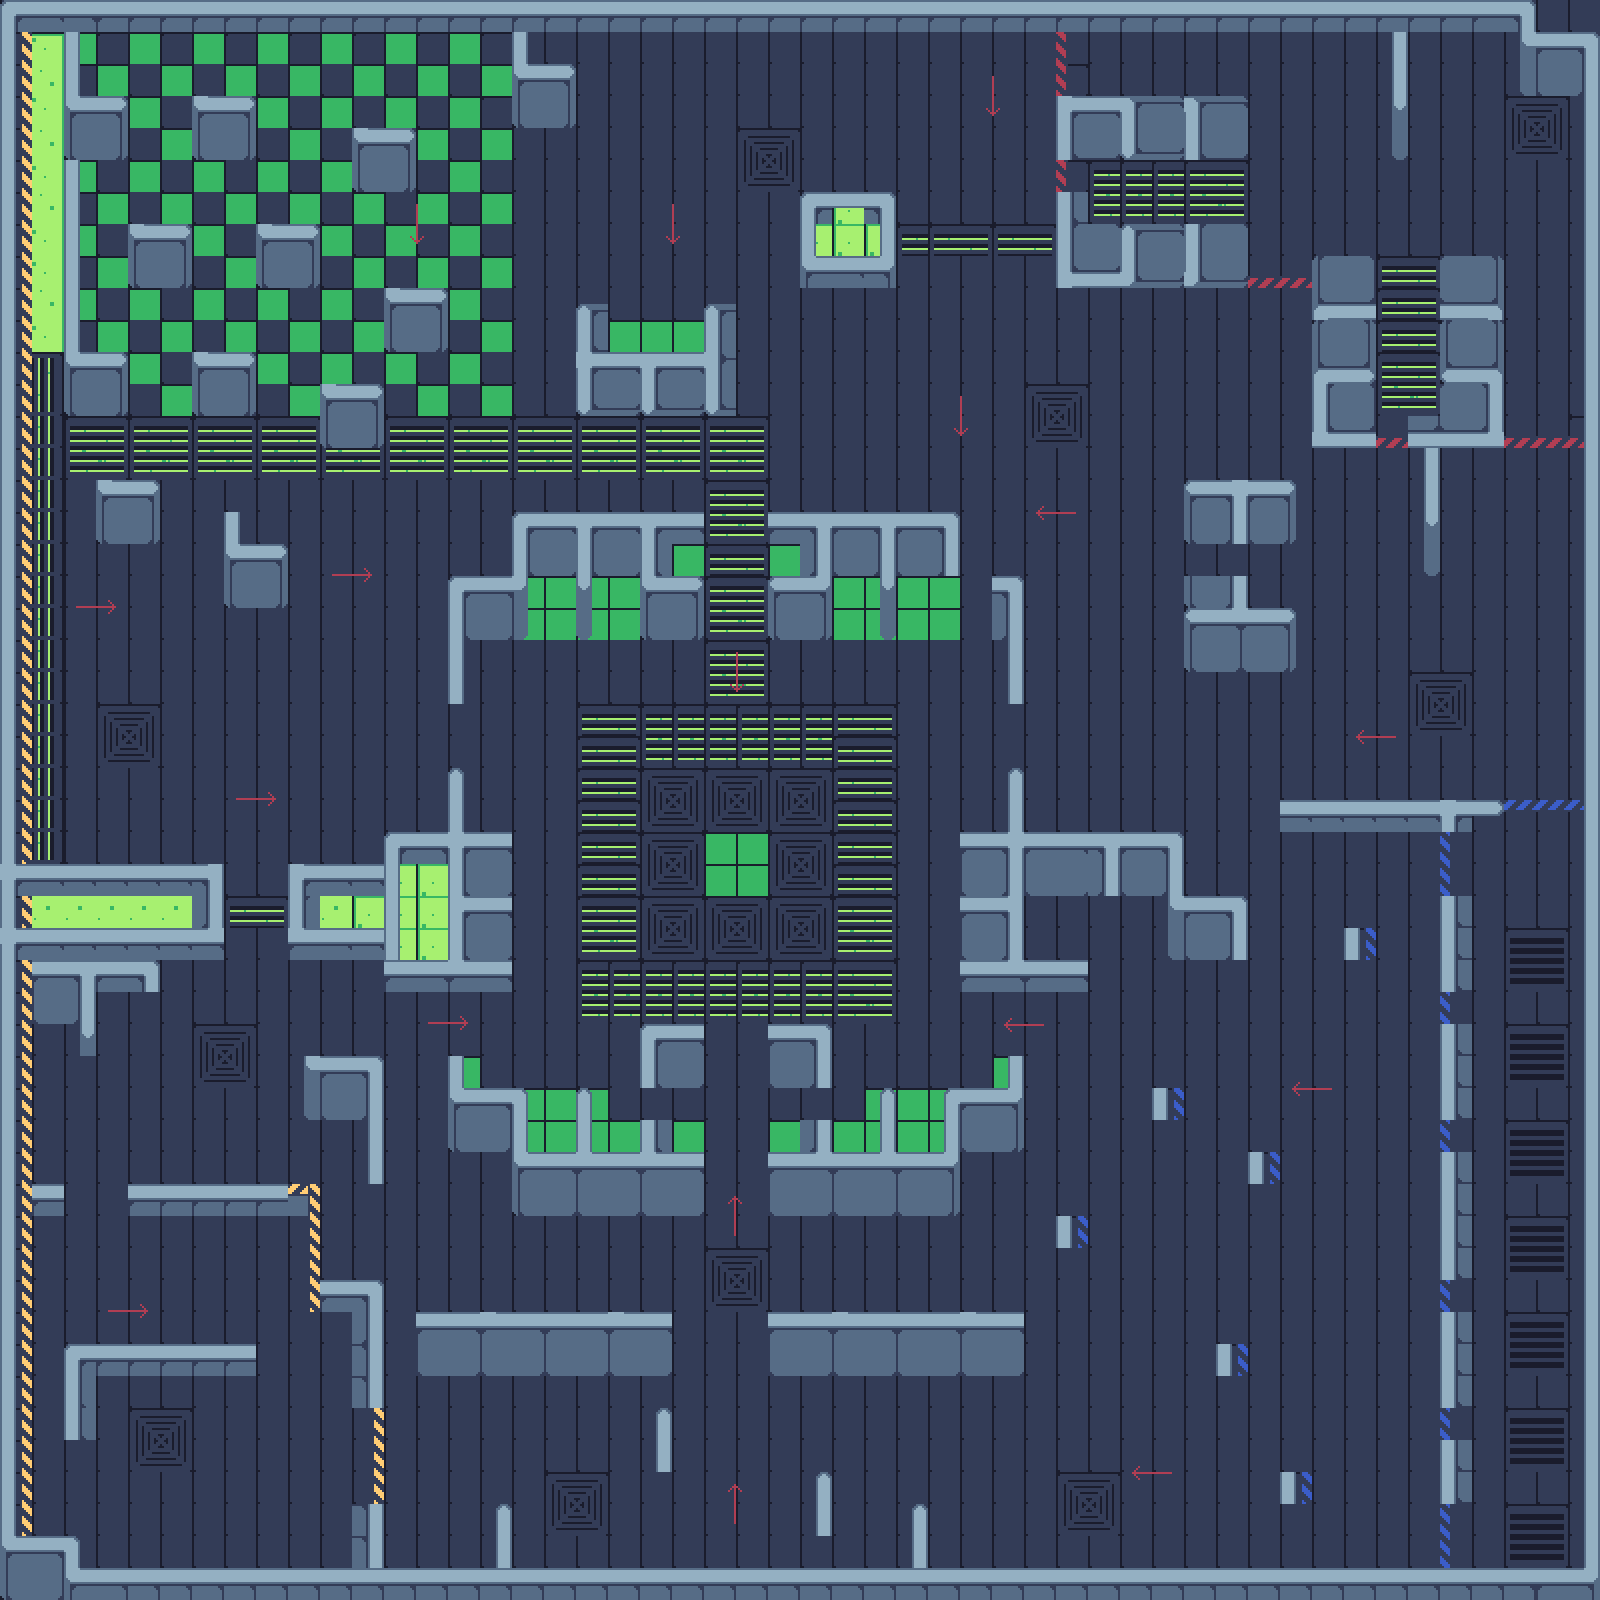

A level layout from a 2D game, rendered from its tile map. Below: a short description, then the map file with tile-grid data replaced by summaries:
An orthogonal 50x50 tile map with 32x32 px tiles, 4 tile layers (Слой тайлов 3, Слой тайлов 2, Слой тайлов 1, Слой тайлов 4) and 129 objects.

<map version="1.8" tiledversion="1.8.1" orientation="orthogonal" renderorder="right-down" width="50" height="50" tilewidth="32" tileheight="32" infinite="0" nextlayerid="6" nextobjectid="139">
 <tileset firstgid="1" source="tech.tsx" />
 <layer id="4" name="Слой тайлов 3" width="50" height="50">
  <data>[2500 cells, 124 non-empty, 8 distinct tile ids]</data>
 </layer>
 <layer id="3" name="Слой тайлов 2" width="50" height="50">
  <data>[2500 cells, 2500 non-empty, 26 distinct tile ids]</data>
 </layer>
 <layer id="1" name="Слой тайлов 1" width="50" height="50">
  <data>[2500 cells, 2394 non-empty, 441 distinct tile ids]</data>
 </layer>
 <layer id="5" name="Слой тайлов 4" width="50" height="50">
  <data>[2500 cells, 73 non-empty, 5 distinct tile ids]</data>
 </layer>
 <objectgroup id="2" name="Objects">
  <object id="5" x="1.33333" y="-1.33333" width="16" height="866.667" />
  <object id="6" x="-2.66667" y="864" width="20" height="733.333" />
  <object id="7" x="-0.5" y="864.5" width="224" height="94.5" />
  <object id="8" x="32.5" y="961.5" width="61.5" height="61" />
  <object id="9" x="94" y="963" width="64.5" height="28.5" />
  <object id="10" x="80" y="1009.5" width="16" height="45" />
  <object id="14" x="285.5" y="1184" width="21.5" height="30" />
  <object id="15" x="66" y="1346.5" width="190" height="28" />
  <object id="16" x="66" y="1344.5" width="29.5" height="94" />
  <object id="17" x="-0.5" y="1537.5" width="77.5" height="62.5" />
  <object id="18" x="66" y="1567.5" width="459.5" height="31.5" />
  <object id="19" x="352.5" y="1505.5" width="29" height="64" />
  <object id="20" x="352" y="1282" width="31" height="125" />
  <object id="22" x="320.5" y="1281" width="56.5" height="30" />
  <object id="23" x="304.5" y="1056" width="78" height="63" />
  <object id="24" x="369.5" y="1115" width="14" height="68" />
  <object id="25" x="501.5" y="1569" width="373" height="30.5" />
  <object id="26" x="868" y="1569" width="382.5" height="30.5" />
  <object id="27" x="1243.5" y="1568" width="356" height="31.5" />
  <object id="28" x="913.25" y="1508.75" width="12.75" height="60.75" />
  <object id="29" x="915.5" y="1504" width="8.75" height="5.25" />
  <object id="30" x="816" y="1476" width="15.625" height="59.5" />
  <object id="31" x="819.625" y="1472.38" width="8.25" height="4" />
  <object id="32" x="656.182" y="1412" width="15.6364" height="59.8182" />
  <object id="33" x="660.182" y="1408.09" width="7.45455" height="5.27273" />
  <object id="34" x="495.75" y="1508.13" width="16.5" height="61" />
  <object id="35" x="500.125" y="1504.13" width="8" height="4.625" />
  <object id="36" x="416.5" y="1313" width="256" height="63.5" />
  <object id="37" x="768" y="1312" width="255" height="67" />
  <object id="38" x="1584.67" y="983.333" width="14" height="586" />
  <object id="39" x="1585" y="675.5" width="13.5" height="308" />
  <object id="40" x="1585.5" y="340" width="13" height="342" />
  <object id="41" x="1585" y="32" width="14" height="311" />
  <object id="42" x="1520.5" y="1" width="80.5" height="94.5" />
  <object id="43" x="1439.5" y="1441" width="33.5" height="62.5" />
  <object id="44" x="1441" y="1312" width="30" height="94" />
  <object id="45" x="1440.5" y="1152" width="33" height="126.5" />
  <object id="46" x="1441" y="1024.5" width="30.5" height="94.5" />
  <object id="47" x="1441.5" y="896.5" width="31" height="95" />
  <object id="48" x="1279.5" y="800.5" width="194" height="30.5" />
  <object id="49" x="1472.88" y="800.375" width="26.125" height="15" />
  <object id="50" x="1497" y="802.875" width="6.875" height="9.875" />
  <object id="51" x="288.5" y="864.5" width="224.5" height="95" />
  <object id="52" x="384.5" y="948.5" width="128.5" height="43.5" />
  <object id="53" x="385.5" y="832.5" width="125.5" height="46" />
  <object id="54" x="447.75" y="772.75" width="15.5" height="68.5" />
  <object id="55" x="451.5" y="769" width="9" height="5.75" />
  <object id="56" x="277.333" y="-2.66667" width="1249.33" height="33.3333" />
  <object id="57" x="1.5" y="-2.5" width="277.5" height="32" />
  <object id="58" x="240.5" y="1" width="55.5" height="24" />
  <object id="59" x="236" y="-3" width="74" height="32" />
  <object id="60" x="642.667" y="1024.67" width="61.3333" height="63.6667" />
  <object id="61" x="768.5" y="1025" width="62" height="61.5" />
  <object id="62" x="448" y="1057" width="13.5" height="93.5" />
  <object id="63" x="448" y="1088" width="77.5" height="62.5" />
  <object id="64" x="512" y="1150" width="192" height="67.5" />
  <object id="65" x="577" y="1092.5" width="12.5" height="59" />
  <object id="66" x="580.25" y="1088.63" width="8.125" height="5" />
  <object id="67" x="640" y="1120" width="32.6667" height="32.6667" />
  <object id="68" x="800" y="1120" width="31.6667" height="43.3333" />
  <object id="69" x="768.5" y="1152" width="192" height="64" />
  <object id="70" x="880" y="1092.25" width="15" height="63" />
  <object id="71" x="884" y="1088.63" width="7.625" height="4.125" />
  <object id="72" x="945.5" y="1092.75" width="78" height="59" />
  <object id="73" x="947.25" y="1088" width="75.75" height="5.5" />
  <object id="74" x="1007.45" y="1056.18" width="15.8182" height="33.4545" />
  <object id="75" x="126" y="1184" width="190" height="29" />
  <object id="76" x="31" y="1184" width="32" height="31" />
  <object id="77" x="449.667" y="578.333" width="12" height="125.333" />
  <object id="78" x="450.333" y="577.667" width="76.6667" height="62" />
  <object id="79" x="513.667" y="514.333" width="12" height="67" />
  <object id="81" x="577.667" y="513" width="13" height="121.667" />
  <object id="82" x="581.333" y="633.333" width="6.33333" height="6.33333" />
  <object id="83" x="516.333" y="512.333" width="156" height="64" />
  <object id="84" x="662" y="512.667" width="42" height="32.3333" />
  <object id="85" x="641" y="575.667" width="63.3333" height="65" />
  <object id="86" x="769.667" y="577.333" width="60.6667" height="60.6667" />
  <object id="87" x="768" y="512" width="190.333" height="32.6667" />
  <object id="88" x="802.333" y="538.333" width="156" height="37.3333" />
  <object id="89" x="881.333" y="563.667" width="13" height="71" />
  <object id="90" x="883.333" y="634" width="9.33333" height="5.66667" />
  <object id="91" x="992" y="576.667" width="30" height="62.3333" />
  <object id="92" x="1008.67" y="632.667" width="15" height="71.3333" />
  <object id="93" x="960" y="959" width="128" height="31.5" />
  <object id="94" x="961" y="832.5" width="60" height="128" />
  <object id="95" x="1008.5" y="772.5" width="14.5" height="62" />
  <object id="96" x="1012" y="767.957" width="7.91304" height="4.86957" />
  <object id="97" x="1013.67" y="834.333" width="169" height="62.6667" />
  <object id="98" x="1167.67" y="897.667" width="79.3333" height="62" />
  <object id="99" x="1344" y="928" width="14.6667" height="31" />
  <object id="100" x="1152.67" y="1088.33" width="14.6667" height="32" />
  <object id="101" x="1248" y="1152" width="14.3333" height="31.6667" />
  <object id="102" x="1217" y="1344.5" width="13.5" height="32.5" />
  <object id="103" x="1057" y="1216" width="13" height="31" />
  <object id="104" x="1280.25" y="1472.38" width="15.625" height="31.125" />
  <object id="105" x="1184" y="576.333" width="62.6667" height="94.3333" />
  <object id="106" x="1242.33" y="609.667" width="52.6667" height="61" />
  <object id="107" x="1185" y="481.5" width="110" height="62" />
  <object id="108" x="1425" y="446.5" width="14.5" height="125.5" />
  <object id="109" x="1427" y="571.563" width="9.3125" height="4.3125" />
  <object id="110" x="1440.33" y="256.333" width="63.3333" height="189.667" />
  <object id="111" x="1408" y="415" width="94.3333" height="31.6667" />
  <object id="112" x="1312.33" y="256.333" width="63" height="189.667" />
  </objectgroup>
</map>
<!-- 26 of 129 objects omitted -->
